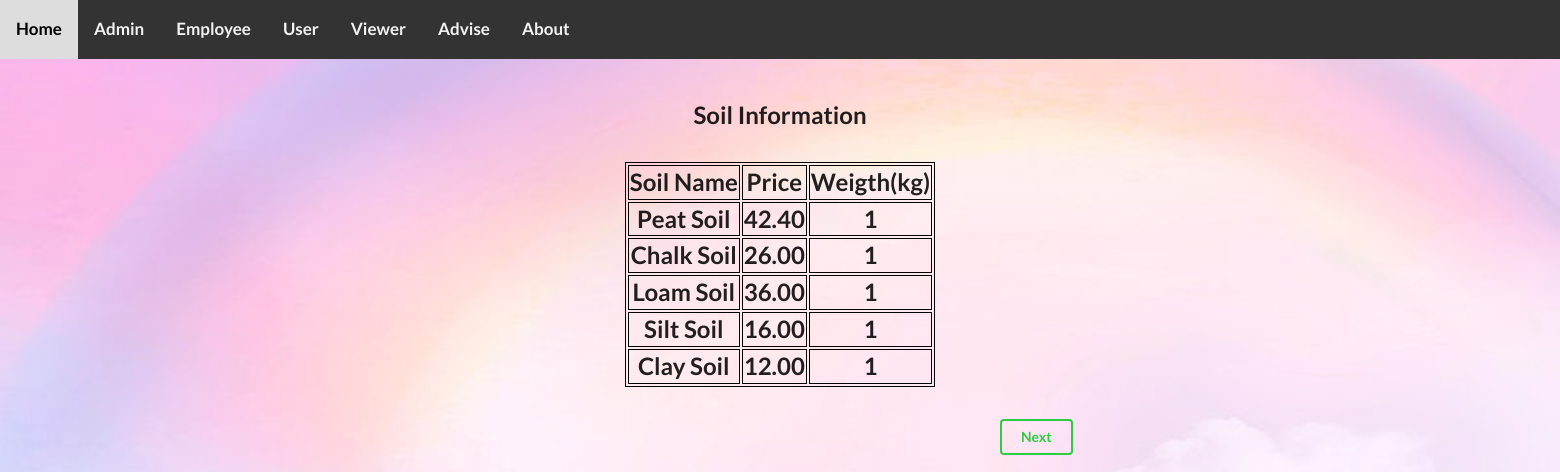
The page /soil.php on the database its author committed.
### tables this page shows
CREATE TABLE `soil` (
  `quantity` int(11) NOT NULL,
  `soil_code` int(11) NOT NULL,
  `soil_name` varchar(15) NOT NULL,
  `cost` float(9,2) NOT NULL,
  `serial_port` int(11) DEFAULT NULL,
  `plant_code` varchar(10) DEFAULT NULL
);

### soil.php (the view, shortened to what this page needs)
<?php
include_once "connect.php";
$sql ="SELECT * FROM soil";
$result = mysqli_query($conn,$sql);
?>
<!DOCTYPE html>
<html lang="en">
<head>
    <link rel="stylesheet" href="https://cdnjs.cloudflare.com/ajax/libs/semantic-ui/2.4.1/semantic.min.css">
</head>
<body>
<h2 style="padding-top: 100px"; align='center'>Soil Information
		<div class="grad"><?php include_once "navagation_bar.php"; ?></div>
		<br>
		<div class="login">
        <?php
    if ($result->num_rows > 0) {
        echo "<table align='center'><tr><th>Soil Name</th><th>Price</th><th>Weigth(kg)</th></tr>";
        while($row = $result->fetch_assoc()) {
            echo "<tr><td>" . $row["soil_name"]. "</td><td>" . $row["cost"]. "</td><td>" . $row["quantity"]. "</td></tr>";
        }
        echo "</table>";
    }
    else {
        echo "0 results";
    }
    ?>
    <br>
    <a href="seeding.php"><button style='margin: 0px 1000px' class='ui inverted green button'>Next</button></a><br><br>
        </div>
</body>
</html>

### soil.php (style rules this page uses)
body { background-image: url('image/5.jpg'); background-repeat: no-repeat; background-attachment: fixed; background-size: 100% 100%; }
table, th, td { border: 1px solid black; }

### navagation_bar.php (style rules this page uses)
body { margin: 0; font-family: Arial, Helvetica, sans-serif; }

### rows shown on the page
soil: soil_name "Peat Soil", cost "42.40", quantity "1"
soil: soil_name "Chalk Soil", cost "26.00", quantity "1"
soil: soil_name "Loam Soil", cost "36.00", quantity "1"
soil: soil_name "Silt Soil", cost "16.00", quantity "1"
soil: soil_name "Clay Soil", cost "12.00", quantity "1"
